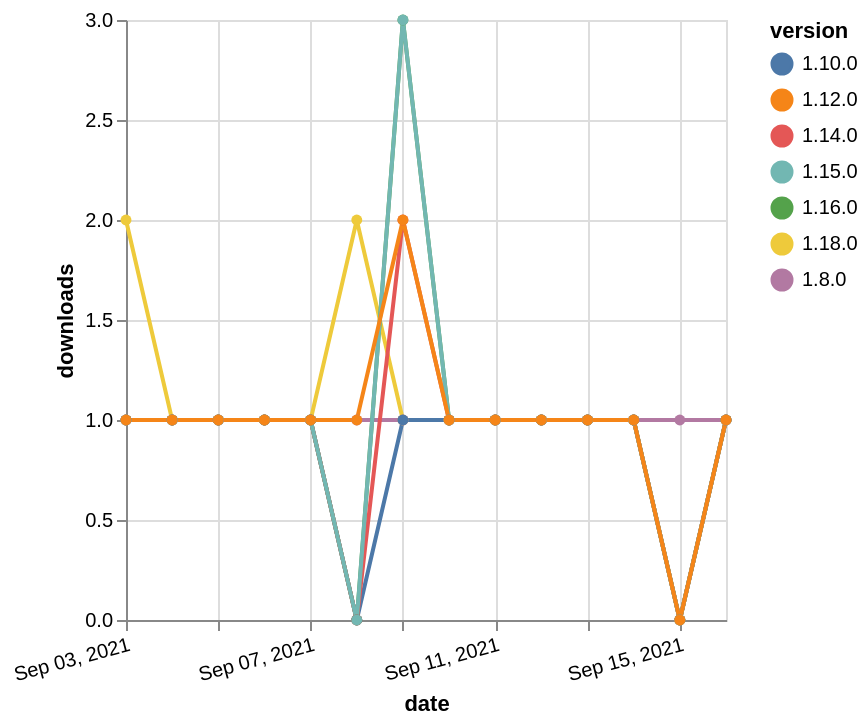

Source (Vega-Lite JSON):
### Vega-Lite specification from a JSON file in a GitHub repository (floating-point values rounded to 4 significant figures)
{"$schema": "https://vega.github.io/schema/vega-lite/v5.json", "description": "A simple bar chart with embedded data.", "data": {"values": [{"date": "2021-09-03", "total": 118, "delta": 2, "version": "1.18.0"}, {"date": "2021-09-04", "total": 119, "delta": 1, "version": "1.18.0"}, {"date": "2021-09-05", "total": 120, "delta": 1, "version": "1.18.0"}, {"date": "2021-09-06", "total": 121, "delta": 1, "version": "1.18.0"}, {"date": "2021-09-07", "total": 122, "delta": 1, "version": "1.18.0"}, {"date": "2021-09-08", "total": 124, "delta": 2, "version": "1.18.0"}, {"date": "2021-09-09", "total": 125, "delta": 1, "version": "1.18.0"}, {"date": "2021-09-10", "total": 126, "delta": 1, "version": "1.18.0"}, {"date": "2021-09-11", "total": 127, "delta": 1, "version": "1.18.0"}, {"date": "2021-09-12", "total": 128, "delta": 1, "version": "1.18.0"}, {"date": "2021-09-13", "total": 129, "delta": 1, "version": "1.18.0"}, {"date": "2021-09-14", "total": 130, "delta": 1, "version": "1.18.0"}, {"date": "2021-09-15", "total": 130, "delta": 0, "version": "1.18.0"}, {"date": "2021-09-16", "total": 131, "delta": 1, "version": "1.18.0"}, {"date": "2021-09-03", "total": 205, "delta": 1, "version": "1.8.0"}, {"date": "2021-09-04", "total": 206, "delta": 1, "version": "1.8.0"}, {"date": "2021-09-05", "total": 207, "delta": 1, "version": "1.8.0"}, {"date": "2021-09-06", "total": 208, "delta": 1, "version": "1.8.0"}, {"date": "2021-09-07", "total": 209, "delta": 1, "version": "1.8.0"}, {"date": "2021-09-08", "total": 210, "delta": 1, "version": "1.8.0"}, {"date": "2021-09-09", "total": 211, "delta": 1, "version": "1.8.0"}, {"date": "2021-09-10", "total": 212, "delta": 1, "version": "1.8.0"}, {"date": "2021-09-11", "total": 213, "delta": 1, "version": "1.8.0"}, {"date": "2021-09-12", "total": 214, "delta": 1, "version": "1.8.0"}, {"date": "2021-09-13", "total": 215, "delta": 1, "version": "1.8.0"}, {"date": "2021-09-14", "total": 216, "delta": 1, "version": "1.8.0"}, {"date": "2021-09-15", "total": 217, "delta": 1, "version": "1.8.0"}, {"date": "2021-09-16", "total": 218, "delta": 1, "version": "1.8.0"}, {"date": "2021-09-03", "total": 180, "delta": 1, "version": "1.10.0"}, {"date": "2021-09-04", "total": 181, "delta": 1, "version": "1.10.0"}, {"date": "2021-09-05", "total": 182, "delta": 1, "version": "1.10.0"}, {"date": "2021-09-06", "total": 183, "delta": 1, "version": "1.10.0"}, {"date": "2021-09-07", "total": 184, "delta": 1, "version": "1.10.0"}, {"date": "2021-09-08", "total": 184, "delta": 0, "version": "1.10.0"}, {"date": "2021-09-09", "total": 185, "delta": 1, "version": "1.10.0"}, {"date": "2021-09-10", "total": 186, "delta": 1, "version": "1.10.0"}, {"date": "2021-09-11", "total": 187, "delta": 1, "version": "1.10.0"}, {"date": "2021-09-12", "total": 188, "delta": 1, "version": "1.10.0"}, {"date": "2021-09-13", "total": 189, "delta": 1, "version": "1.10.0"}, {"date": "2021-09-14", "total": 190, "delta": 1, "version": "1.10.0"}, {"date": "2021-09-15", "total": 190, "delta": 0, "version": "1.10.0"}, {"date": "2021-09-16", "total": 191, "delta": 1, "version": "1.10.0"}, {"date": "2021-09-03", "total": 156, "delta": 1, "version": "1.16.0"}, {"date": "2021-09-04", "total": 157, "delta": 1, "version": "1.16.0"}, {"date": "2021-09-05", "total": 158, "delta": 1, "version": "1.16.0"}, {"date": "2021-09-06", "total": 159, "delta": 1, "version": "1.16.0"}, {"date": "2021-09-07", "total": 160, "delta": 1, "version": "1.16.0"}, {"date": "2021-09-08", "total": 160, "delta": 0, "version": "1.16.0"}, {"date": "2021-09-09", "total": 163, "delta": 3, "version": "1.16.0"}, {"date": "2021-09-10", "total": 164, "delta": 1, "version": "1.16.0"}, {"date": "2021-09-11", "total": 165, "delta": 1, "version": "1.16.0"}, {"date": "2021-09-12", "total": 166, "delta": 1, "version": "1.16.0"}, {"date": "2021-09-13", "total": 167, "delta": 1, "version": "1.16.0"}, {"date": "2021-09-14", "total": 168, "delta": 1, "version": "1.16.0"}, {"date": "2021-09-15", "total": 168, "delta": 0, "version": "1.16.0"}, {"date": "2021-09-16", "total": 169, "delta": 1, "version": "1.16.0"}, {"date": "2021-09-03", "total": 146, "delta": 1, "version": "1.14.0"}, {"date": "2021-09-04", "total": 147, "delta": 1, "version": "1.14.0"}, {"date": "2021-09-05", "total": 148, "delta": 1, "version": "1.14.0"}, {"date": "2021-09-06", "total": 149, "delta": 1, "version": "1.14.0"}, {"date": "2021-09-07", "total": 150, "delta": 1, "version": "1.14.0"}, {"date": "2021-09-08", "total": 150, "delta": 0, "version": "1.14.0"}, {"date": "2021-09-09", "total": 152, "delta": 2, "version": "1.14.0"}, {"date": "2021-09-10", "total": 153, "delta": 1, "version": "1.14.0"}, {"date": "2021-09-11", "total": 154, "delta": 1, "version": "1.14.0"}, {"date": "2021-09-12", "total": 155, "delta": 1, "version": "1.14.0"}, {"date": "2021-09-13", "total": 156, "delta": 1, "version": "1.14.0"}, {"date": "2021-09-14", "total": 157, "delta": 1, "version": "1.14.0"}, {"date": "2021-09-15", "total": 157, "delta": 0, "version": "1.14.0"}, {"date": "2021-09-16", "total": 158, "delta": 1, "version": "1.14.0"}, {"date": "2021-09-03", "total": 135, "delta": 1, "version": "1.15.0"}, {"date": "2021-09-04", "total": 136, "delta": 1, "version": "1.15.0"}, {"date": "2021-09-05", "total": 137, "delta": 1, "version": "1.15.0"}, {"date": "2021-09-06", "total": 138, "delta": 1, "version": "1.15.0"}, {"date": "2021-09-07", "total": 139, "delta": 1, "version": "1.15.0"}, {"date": "2021-09-08", "total": 139, "delta": 0, "version": "1.15.0"}, {"date": "2021-09-09", "total": 142, "delta": 3, "version": "1.15.0"}, {"date": "2021-09-10", "total": 143, "delta": 1, "version": "1.15.0"}, {"date": "2021-09-11", "total": 144, "delta": 1, "version": "1.15.0"}, {"date": "2021-09-12", "total": 145, "delta": 1, "version": "1.15.0"}, {"date": "2021-09-13", "total": 146, "delta": 1, "version": "1.15.0"}, {"date": "2021-09-14", "total": 147, "delta": 1, "version": "1.15.0"}, {"date": "2021-09-15", "total": 147, "delta": 0, "version": "1.15.0"}, {"date": "2021-09-16", "total": 148, "delta": 1, "version": "1.15.0"}, {"date": "2021-09-03", "total": 182, "delta": 1, "version": "1.12.0"}, {"date": "2021-09-04", "total": 183, "delta": 1, "version": "1.12.0"}, {"date": "2021-09-05", "total": 184, "delta": 1, "version": "1.12.0"}, {"date": "2021-09-06", "total": 185, "delta": 1, "version": "1.12.0"}, {"date": "2021-09-07", "total": 186, "delta": 1, "version": "1.12.0"}, {"date": "2021-09-08", "total": 187, "delta": 1, "version": "1.12.0"}, {"date": "2021-09-09", "total": 189, "delta": 2, "version": "1.12.0"}, {"date": "2021-09-10", "total": 190, "delta": 1, "version": "1.12.0"}, {"date": "2021-09-11", "total": 191, "delta": 1, "version": "1.12.0"}, {"date": "2021-09-12", "total": 192, "delta": 1, "version": "1.12.0"}, {"date": "2021-09-13", "total": 193, "delta": 1, "version": "1.12.0"}, {"date": "2021-09-14", "total": 194, "delta": 1, "version": "1.12.0"}, {"date": "2021-09-15", "total": 194, "delta": 0, "version": "1.12.0"}, {"date": "2021-09-16", "total": 195, "delta": 1, "version": "1.12.0"}]}, "width": "container", "mark": {"type": "line", "point": {"filled": true}}, "encoding": {"x": {"field": "date", "type": "temporal", "timeUnit": "yearmonthdate", "title": "date", "axis": {"labelAngle": -15}}, "y": {"field": "delta", "type": "quantitative", "title": "downloads"}, "color": {"field": "version", "type": "nominal"}, "tooltip": {"field": "delta"}}}
